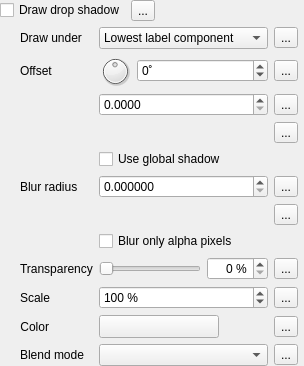
                    <widget class="QWidget" name="scrollAreaWidgetContents_8">
                     <property name="geometry">
                      <rect>
                       <x>0</x>
                       <y>0</y>
                       <width>304</width>
                       <height>348</height>
                      </rect>
                     </property>
                     <layout class="QVBoxLayout" name="verticalLayout_22">
                      <property name="leftMargin">
                       <number>0</number>
                      </property>
                      <property name="topMargin">
                       <number>0</number>
                      </property>
                      <property name="rightMargin">
                       <number>6</number>
                      </property>
                      <property name="bottomMargin">
                       <number>0</number>
                      </property>
                      <item>
                       <layout class="QGridLayout" name="gridLayout_38">
                        <item row="0" column="0">
                         <widget class="QCheckBox" name="mShadowDrawChkBx">
                          <property name="sizePolicy">
                           <sizepolicy hsizetype="Maximum" vsizetype="Fixed">
                            <horstretch>0</horstretch>
                            <verstretch>0</verstretch>
                           </sizepolicy>
                          </property>
                          <property name="text">
                           <string>Draw drop shadow</string>
                          </property>
                         </widget>
                        </item>
                        <item row="0" column="2">
                         <spacer name="horizontalSpacer_14">
                          <property name="orientation">
                           <enum>Qt::Horizontal</enum>
                          </property>
                          <property name="sizeHint" stdset="0">
                           <size>
                            <width>0</width>
                            <height>20</height>
                           </size>
                          </property>
                         </spacer>
                        </item>
                        <item row="0" column="1">
                         <widget class="QgsDataDefinedButton" name="mShadowDrawDDBtn">
                          <property name="text">
                           <string>...</string>
                          </property>
                         </widget>
                        </item>
                        <item row="1" column="0" colspan="3">
                         <widget class="QFrame" name="mShadowFrame">
                          <layout class="QGridLayout" name="gridLayout_7">
                           <property name="leftMargin">
                            <number>20</number>
                           </property>
                           <property name="topMargin">
                            <number>0</number>
                           </property>
                           <property name="rightMargin">
                            <number>0</number>
                           </property>
                           <property name="bottomMargin">
                            <number>0</number>
                           </property>
                           <item row="10" column="1">
                            <widget class="QgsColorButtonV2" name="mShadowColorBtn">
                             <property name="sizePolicy">
                              <sizepolicy hsizetype="Fixed" vsizetype="Fixed">
                               <horstretch>0</horstretch>
                               <verstretch>0</verstretch>
                              </sizepolicy>
                             </property>
                             <property name="minimumSize">
                              <size>
                               <width>120</width>
                               <height>0</height>
                              </size>
                             </property>
                             <property name="maximumSize">
                              <size>
                               <width>120</width>
                               <height>16777215</height>
                              </size>
                             </property>
                            </widget>
                           </item>
                           <item row="5" column="1">
                            <widget class="QgsDoubleSpinBox" name="mShadowRadiusDblSpnBx">
                             <property name="decimals">
                              <number>6</number>
                             </property>
                             <property name="maximum">
                              <double>999999999.990000009536743</double>
                             </property>
                             <property name="showClearButton" stdset="0">
                              <bool>false</bool>
                             </property>
                            </widget>
                           </item>
                           <item row="9" column="0">
                            <widget class="QLabel" name="label_29">
                             <property name="text">
                              <string>Scale</string>
                             </property>
                            </widget>
                           </item>
                           <item row="5" column="0">
                            <widget class="QLabel" name="label_27">
                             <property name="text">
                              <string>Blur radius</string>
                             </property>
                            </widget>
                           </item>
                           <item row="7" column="1">
                            <widget class="QCheckBox" name="mShadowRadiusAlphaChkBx">
                             <property name="sizePolicy">
                              <sizepolicy hsizetype="MinimumExpanding" vsizetype="Fixed">
                               <horstretch>0</horstretch>
                               <verstretch>0</verstretch>
                              </sizepolicy>
                             </property>
                             <property name="text">
                              <string>Blur only alpha pixels</string>
                             </property>
                            </widget>
                           </item>
                           <item row="2" column="1">
                            <widget class="QgsDoubleSpinBox" name="mShadowOffsetSpnBx">
                             <property name="decimals">
                              <number>4</number>
                             </property>
                             <property name="minimum">
                              <double>0.000000000000000</double>
                             </property>
                             <property name="maximum">
                              <double>9999999.000000000000000</double>
                             </property>
                             <property name="singleStep">
                              <double>0.100000000000000</double>
                             </property>
                             <property name="showClearButton" stdset="0">
                              <bool>false</bool>
                             </property>
                            </widget>
                           </item>
                           <item row="4" column="1">
                            <widget class="QCheckBox" name="mShadowOffsetGlobalChkBx">
                             <property name="sizePolicy">
                              <sizepolicy hsizetype="MinimumExpanding" vsizetype="Fixed">
                               <horstretch>0</horstretch>
                               <verstretch>0</verstretch>
                              </sizepolicy>
                             </property>
                             <property name="toolTip">
                              <string>Label's rotation is ignored</string>
                             </property>
                             <property name="text">
                              <string>Use global shadow</string>
                             </property>
                            </widget>
                           </item>
                           <item row="11" column="1">
                            <widget class="QgsBlendModeComboBox" name="mShadowBlendCmbBx"/>
                           </item>
                           <item row="1" column="1">
                            <layout class="QHBoxLayout" name="horizontalLayout_24">
                             <item>
                              <widget class="QDial" name="mShadowOffsetAngleDial">
                               <property name="minimumSize">
                                <size>
                                 <width>32</width>
                                 <height>32</height>
                                </size>
                               </property>
                               <property name="maximumSize">
                                <size>
                                 <width>32</width>
                                 <height>32</height>
                                </size>
                               </property>
                               <property name="minimum">
                                <number>-180</number>
                               </property>
                               <property name="maximum">
                                <number>180</number>
                               </property>
                               <property name="value">
                                <number>0</number>
                               </property>
                               <property name="invertedControls">
                                <bool>true</bool>
                               </property>
                               <property name="wrapping">
                                <bool>true</bool>
                               </property>
                              </widget>
                             </item>
                             <item>
                              <widget class="QgsSpinBox" name="mShadowOffsetAngleSpnBx">
                               <property name="suffix">
                                <string>˚</string>
                               </property>
                               <property name="minimum">
                                <number>-180</number>
                               </property>
                               <property name="maximum">
                                <number>180</number>
                               </property>
                               <property name="showClearButton" stdset="0">
                                <bool>false</bool>
                               </property>
                              </widget>
                             </item>
                            </layout>
                           </item>
                           <item row="0" column="1">
                            <widget class="QComboBox" name="mShadowUnderCmbBx">
                             <property name="minimumSize">
                              <size>
                               <width>150</width>
                               <height>0</height>
                              </size>
                             </property>
                             <item>
                              <property name="text">
                               <string>Lowest label component</string>
                              </property>
                             </item>
                             <item>
                              <property name="text">
                               <string>Text</string>
                              </property>
                             </item>
                             <item>
                              <property name="text">
                               <string>Buffer</string>
                              </property>
                             </item>
                             <item>
                              <property name="text">
                               <string>Background</string>
                              </property>
                             </item>
                            </widget>
                           </item>
                           <item row="0" column="0">
                            <widget class="QLabel" name="label_17">
                             <property name="text">
                              <string>Draw under</string>
                             </property>
                            </widget>
                           </item>
                           <item row="9" column="1">
                            <widget class="QgsSpinBox" name="mShadowScaleSpnBx">
                             <property name="suffix">
                              <string> %</string>
                             </property>
                             <property name="maximum">
                              <number>2000</number>
                             </property>
                             <property name="value">
                              <number>100</number>
                             </property>
                             <property name="showClearButton" stdset="0">
                              <bool>false</bool>
                             </property>
                            </widget>
                           </item>
                           <item row="11" column="0">
                            <widget class="QLabel" name="label_30">
                             <property name="text">
                              <string>Blend mode</string>
                             </property>
                            </widget>
                           </item>
                           <item row="1" column="0">
                            <widget class="QLabel" name="label_9">
                             <property name="text">
                              <string>Offset</string>
                             </property>
                            </widget>
                           </item>
                           <item row="10" column="0">
                            <widget class="QLabel" name="label_33">
                             <property name="sizePolicy">
                              <sizepolicy hsizetype="Maximum" vsizetype="Preferred">
                               <horstretch>0</horstretch>
                               <verstretch>0</verstretch>
                              </sizepolicy>
                             </property>
                             <property name="text">
                              <string>Color</string>
                             </property>
                             <property name="alignment">
                              <set>Qt::AlignRight|Qt::AlignTrailing|Qt::AlignVCenter</set>
                             </property>
                            </widget>
                           </item>
                           <item row="8" column="0">
                            <widget class="QLabel" name="label_28">
                             <property name="text">
                              <string>Transparency</string>
                             </property>
                            </widget>
                           </item>
                           <item row="8" column="1">
                            <layout class="QHBoxLayout" name="horizontalLayout_28">
                             <item>
                              <widget class="QSlider" name="mShadowTranspSlider">
                               <property name="enabled">
                                <bool>true</bool>
                               </property>
                               <property name="sizePolicy">
                                <sizepolicy hsizetype="Expanding" vsizetype="Fixed">
                                 <horstretch>0</horstretch>
                                 <verstretch>0</verstretch>
                                </sizepolicy>
                               </property>
                               <property name="minimumSize">
                                <size>
                                 <width>50</width>
                                 <height>0</height>
                                </size>
                               </property>
                               <property name="maximum">
                                <number>100</number>
                               </property>
                               <property name="orientation">
                                <enum>Qt::Horizontal</enum>
                               </property>
                              </widget>
                             </item>
                             <item>
                              <widget class="QgsSpinBox" name="mShadowTranspSpnBx">
                               <property name="enabled">
                                <bool>true</bool>
                               </property>
                               <property name="alignment">
                                <set>Qt::AlignRight|Qt::AlignTrailing|Qt::AlignVCenter</set>
                               </property>
                               <property name="suffix">
                                <string> %</string>
                               </property>
                               <property name="maximum">
                                <number>100</number>
                               </property>
                              </widget>
                             </item>
                            </layout>
                           </item>
                           <item row="0" column="2">
                            <widget class="QgsDataDefinedButton" name="mShadowUnderDDBtn">
                             <property name="text">
                              <string>...</string>
                             </property>
                            </widget>
                           </item>
                           <item row="1" column="2">
                            <widget class="QgsDataDefinedButton" name="mShadowOffsetAngleDDBtn">
                             <property name="text">
                              <string>...</string>
                             </property>
                            </widget>
                           </item>
                           <item row="2" column="2">
                            <widget class="QgsDataDefinedButton" name="mShadowOffsetDDBtn">
                             <property name="text">
                              <string>...</string>
                             </property>
                            </widget>
                           </item>
                           <item row="3" column="2">
                            <widget class="QgsDataDefinedButton" name="mShadowOffsetUnitsDDBtn">
                             <property name="text">
                              <string>...</string>
                             </property>
                            </widget>
                           </item>
                           <item row="5" column="2">
                            <widget class="QgsDataDefinedButton" name="mShadowRadiusDDBtn">
                             <property name="text">
                              <string>...</string>
                             </property>
                            </widget>
                           </item>
                           <item row="6" column="2">
                            <widget class="QgsDataDefinedButton" name="mShadowRadiusUnitsDDBtn">
                             <property name="text">
                              <string>...</string>
                             </property>
                            </widget>
                           </item>
                           <item row="8" column="2">
                            <widget class="QgsDataDefinedButton" name="mShadowTranspDDBtn">
                             <property name="text">
                              <string>...</string>
                             </property>
                            </widget>
                           </item>
                           <item row="9" column="2">
                            <widget class="QgsDataDefinedButton" name="mShadowScaleDDBtn">
                             <property name="text">
                              <string>...</string>
                             </property>
                            </widget>
                           </item>
                           <item row="10" column="2">
                            <widget class="QgsDataDefinedButton" name="mShadowColorDDBtn">
                             <property name="text">
                              <string>...</string>
                             </property>
                            </widget>
                           </item>
                           <item row="11" column="2">
                            <widget class="QgsDataDefinedButton" name="mShadowBlendDDBtn">
                             <property name="text">
                              <string>...</string>
                             </property>
                            </widget>
                           </item>
                           <item row="3" column="1">
                            <widget class="QgsUnitSelectionWidget" name="mShadowOffsetUnitWidget" native="true"/>
                           </item>
                           <item row="6" column="1">
                            <widget class="QgsUnitSelectionWidget" name="mShadowRadiusUnitWidget" native="true"/>
                           </item>
                          </layout>
                         </widget>
                        </item>
                       </layout>
                      </item>
                      <item>
                       <spacer name="verticalSpacer_7">
                        <property name="orientation">
                         <enum>Qt::Vertical</enum>
                        </property>
                        <property name="sizeHint" stdset="0">
                         <size>
                          <width>20</width>
                          <height>0</height>
                         </size>
                        </property>
                       </spacer>
                      </item>
                     </layout>
                    </widget>
